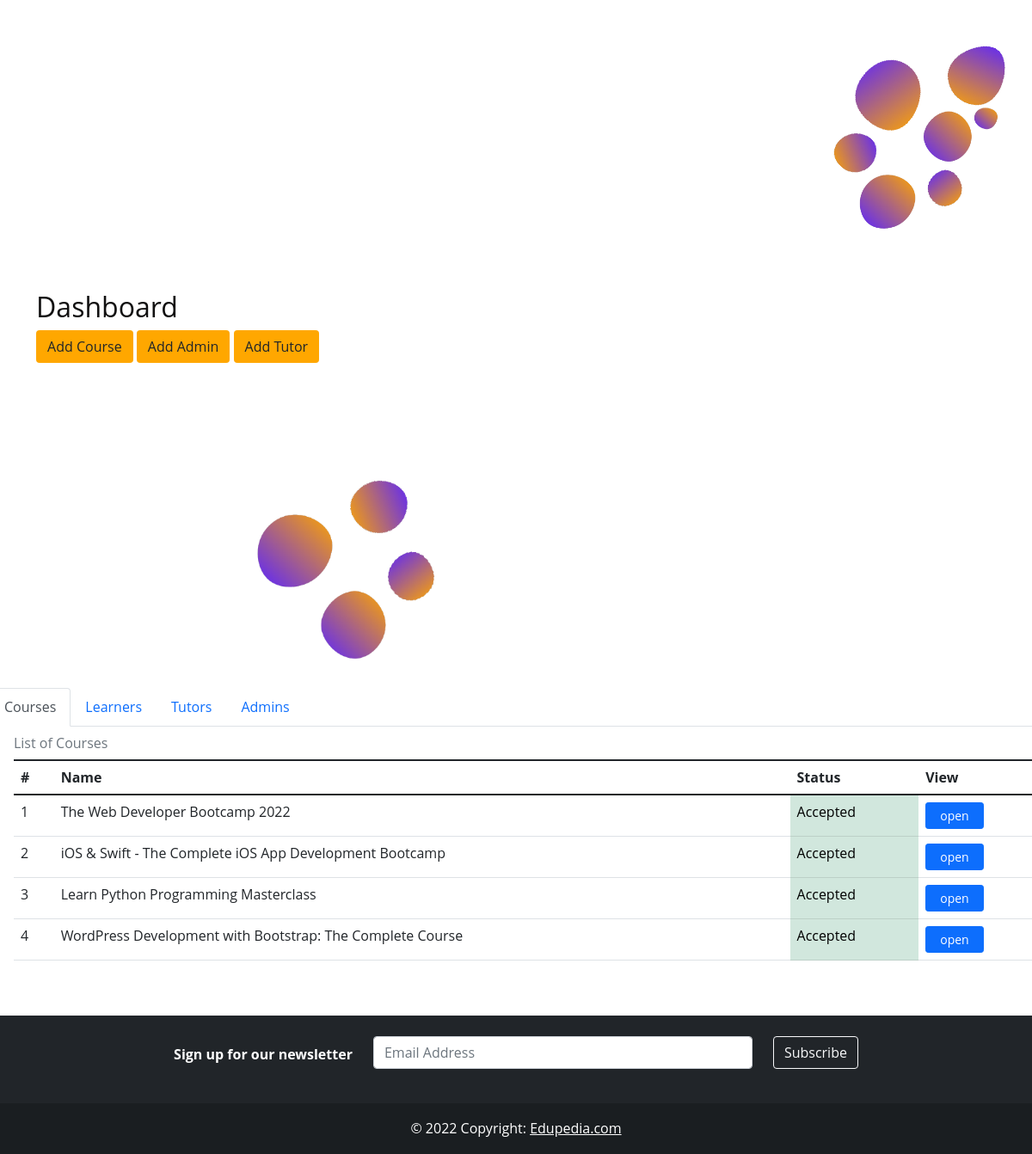
The page /server/homeAdmin.php on the database its author committed.
### tables this page shows
CREATE TABLE `course` (
  `id` int(11) NOT NULL,
  `name` varchar(255) NOT NULL,
  `image` varchar(255) NOT NULL,
  `content` varchar(255) NOT NULL,
  `description` varchar(255) NOT NULL,
  `level` varchar(255) NOT NULL,
  `price` int(11) NOT NULL,
  `rating` int(11) NOT NULL,
  `status` int(11) NOT NULL,
  `category` int(11) NOT NULL,
  `tutor_id` int(11) NOT NULL,
  `admin_id` int(11) DEFAULT NULL
);

### server/homeAdmin.php (the view, shortened to what this page needs)
<html>
<?php
include_once 'database.php';
?>
<?php
$sql3 = "SELECT id,name,status FROM course";
$result3 = $conn->query($sql3);
?>
<table class="table caption-top ms-3" id="courseData">
    <caption>List of Courses</caption>
    <thead>
        <tr>
            <th scope="col">#</th>
            <th scope="col">Name</th>
            <th scope="col">Status</th>
            <th scope="col">View</th>
        </tr>
    </thead>
    <tbody>
        <?php
        while ($row3 = $result3->fetch_assoc()) {
        ?>
            <tr>
                <td><?php echo $row3['id'] ?></td>
                <td><?php echo $row3['name'] ?></td>
                <?php
                if ($row3['status'] == 0) {
                ?>
                    <td class="table-danger">Pending</td>
                <?php
                } else {
                ?>
                    <td class="table-success">Accepted</td>
                <?php
                }
                ?>
             <td><button type="button" class="btn btn-primary btn-sm px-3" onclick="location.href='courses.php?id=<?php echo $row3['id'] ?>'">
                        open
                    </button></td>
            </tr>
        <?php
        }
        ?>
    </tbody>
</table>
</html>

### server/database.php (shortened to what this page needs)
<html>
</html>

### server/styles/styles.css (style rules this page uses)
:root { --primary: #5B25FF; --dark: rgb(17, 16, 16); --body: #363EE0; --dark2: #1c1d1f; --box-shadow: 2px 3px 5px grey; --active:#FFA700; --font:"Open Sans", sans-serif; }
#body { font-family: "Open Sans", sans-serif; line-height: 1.7; color: var(--dark); background-image: url(../images/Background.png); background-repeat: no-repeat; background-position-x: right; background-position-y: top; background-size: 260px; }
#link { background-color: var(--active); }
#title { margin-bottom: 40px; }
#intro { background-image: url(../images/Background2.png); background-repeat: no-repeat; background-position-x:30ch; background-position-y: bottom; background-size: 260px; }
body { font-family: 'Lato', sans-serif; }
body { font-family: Arail, sans-serif; }

### rows shown on the page
course: id "1", name "The Web Developer Bootcamp 2022", status "Accepted"
course: id "2", name "iOS & Swift - The Complete iOS App Development Bootcamp", status "Accepted"
course: id "3", name "Learn Python Programming Masterclass", status "Accepted"
course: id "4", name "WordPress Development with Bootstrap: The Complete Course", status "Accepted"
